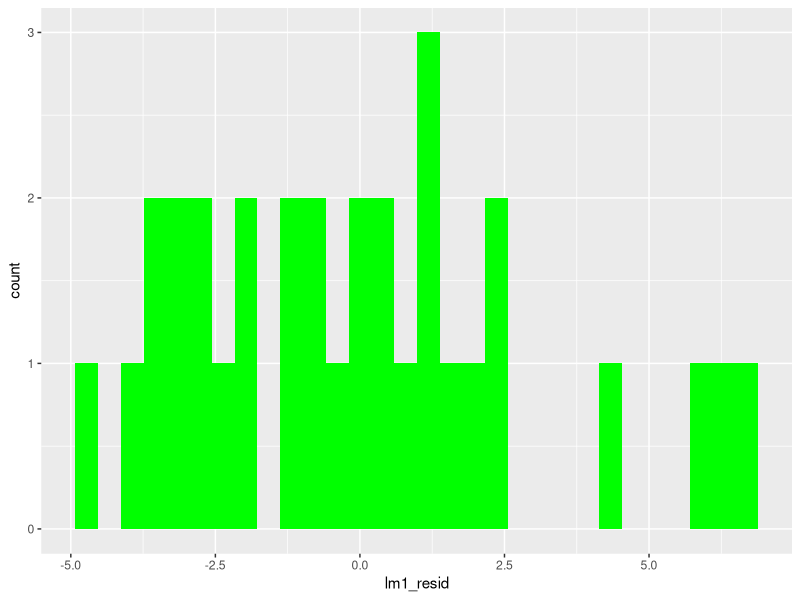

Reproduce this figure in R.
#fit <- lm(mpg ~ disp, mtcars)
#my_plot <- resid.norm(fit)
#my_plot

  library(ggplot2)
  #df <- mtcars[,c(1,3)]
  df <- mtcars[,c(1,6)]
  #df <- lm(mpg ~ wt, mtcars)
  lm1 <- lm (df[,c(1)] ~ df[,c(2)], df)
  #summary(fit$)
  df$lm1_resid <- lm1$resid
  rez <- shapiro.test(df[,c(3)])
  if (rez$p.value < 0.05){
    my_plot <- ggplot(df, aes(x = lm1_resid)) + 
      geom_histogram(fill = 'red')
    
  }
  if (rez$p.value >= 0.05){
    my_plot <- ggplot(df, aes(x = lm1_resid) ) + 
      geom_histogram(fill = 'green')
    
  }
  print(my_plot)
  
  
  